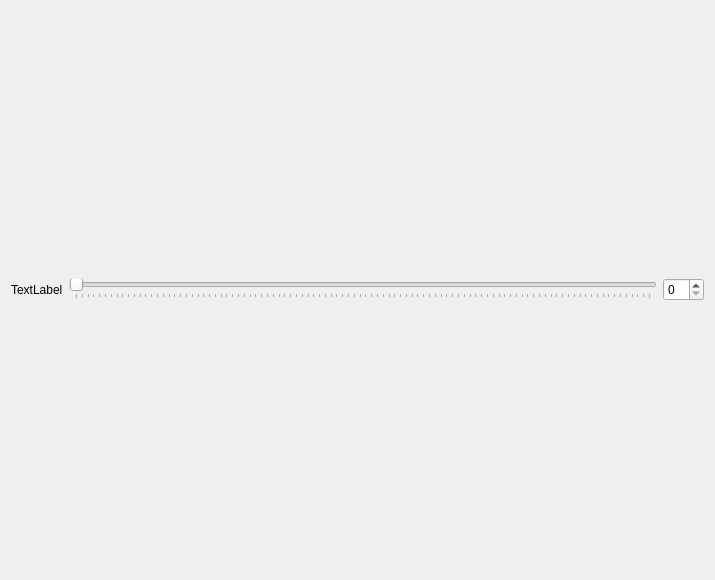
<?xml version="1.0" encoding="UTF-8"?>
<ui version="4.0">
 <class>SliceView</class>
 <widget class="QWidget" name="SliceView">
  <property name="geometry">
   <rect>
    <x>0</x>
    <y>0</y>
    <width>715</width>
    <height>580</height>
   </rect>
  </property>
  <property name="windowTitle">
   <string>Form</string>
  </property>
  <layout class="QVBoxLayout" name="verticalLayout">
   <item>
    <layout class="QHBoxLayout" name="horizontalLayout">
     <item>
      <widget class="QLabel" name="label_view_name">
       <property name="text">
        <string>TextLabel</string>
       </property>
      </widget>
     </item>
     <item>
      <widget class="QSlider" name="horizontalSlider">
       <property name="orientation">
        <enum>Qt::Horizontal</enum>
       </property>
       <property name="tickPosition">
        <enum>QSlider::TicksBelow</enum>
       </property>
      </widget>
     </item>
     <item>
      <widget class="QSpinBox" name="spinBox"/>
     </item>
    </layout>
   </item>
  </layout>
 </widget>
 <resources/>
 <connections>
  <connection>
   <sender>horizontalSlider</sender>
   <signal>valueChanged(int)</signal>
   <receiver>spinBox</receiver>
   <slot>setValue(int)</slot>
   <hints>
    <hint type="sourcelabel">
     <x>161</x>
     <y>22</y>
    </hint>
    <hint type="destinationlabel">
     <x>661</x>
     <y>18</y>
    </hint>
   </hints>
  </connection>
  <connection>
   <sender>spinBox</sender>
   <signal>valueChanged(int)</signal>
   <receiver>horizontalSlider</receiver>
   <slot>setValue(int)</slot>
   <hints>
    <hint type="sourcelabel">
     <x>667</x>
     <y>32</y>
    </hint>
    <hint type="destinationlabel">
     <x>518</x>
     <y>33</y>
    </hint>
   </hints>
  </connection>
 </connections>
</ui>
